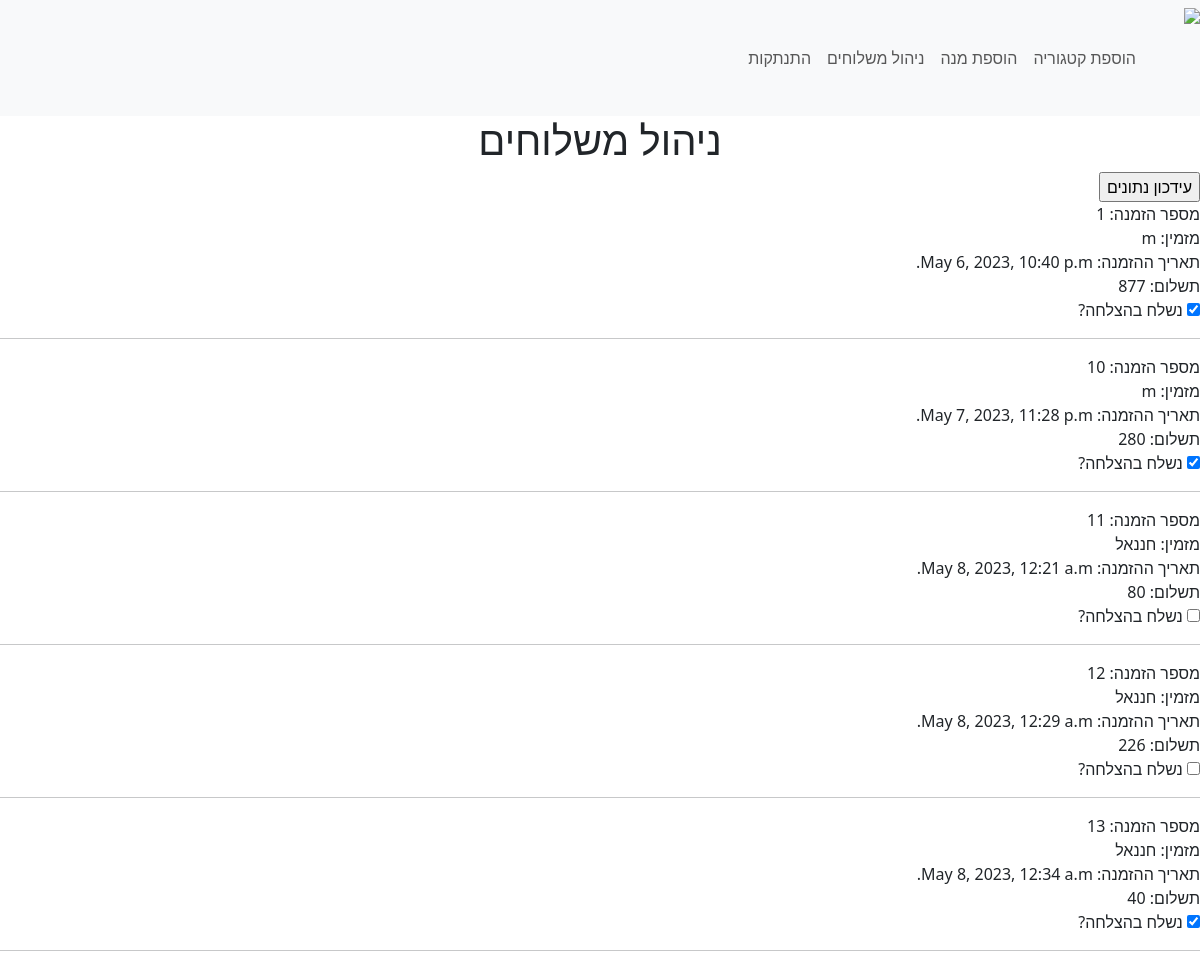
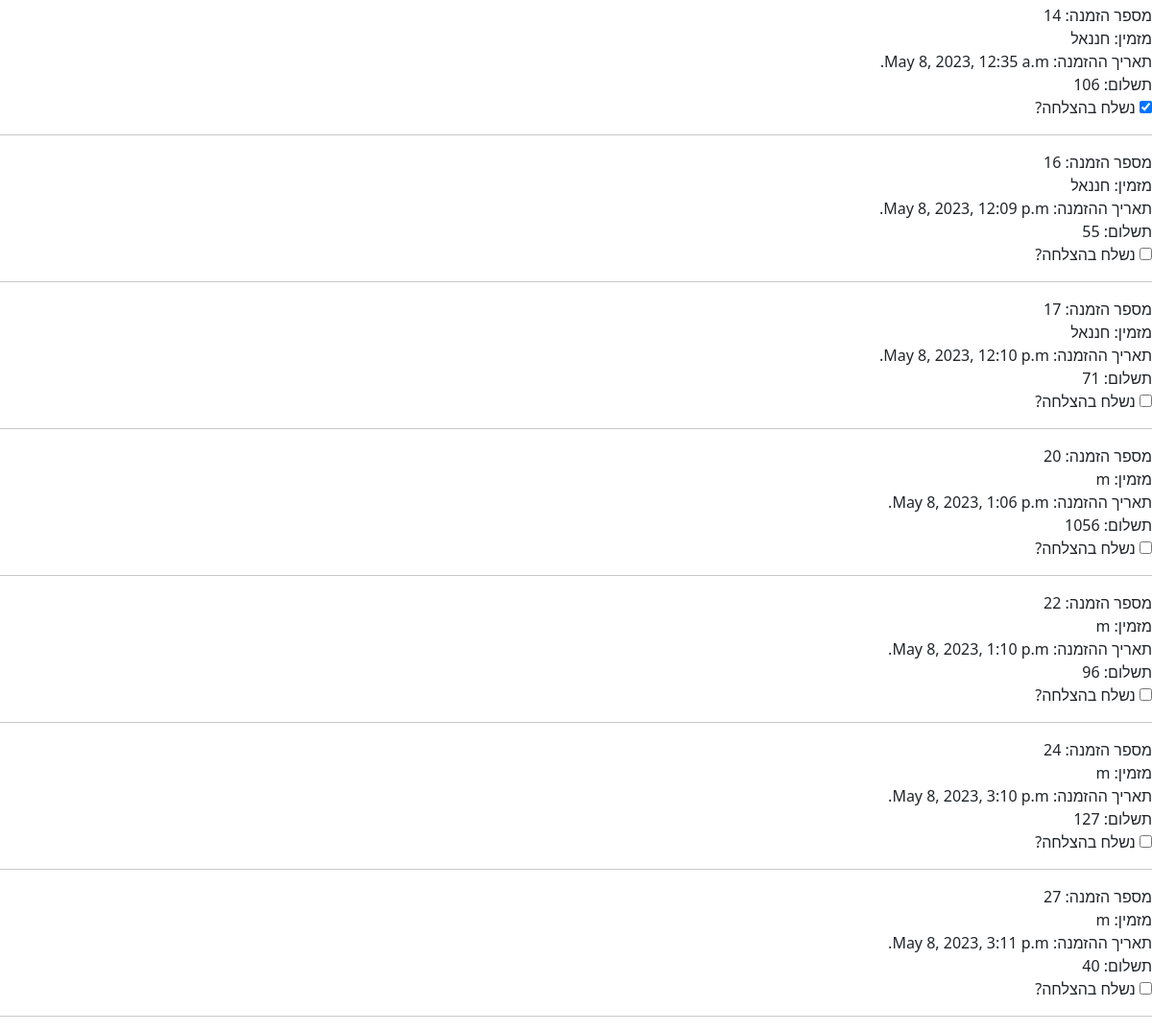
The page /delivery_manage/ (signed in) on the database its author committed (2 pictures, top to bottom).
### orders/models.py (models this page shows)
class Order(models.Model):
        order=models.OneToOneField(Cart, on_delete=models.CASCADE, primary_key=True)
        is_delivered=models.BooleanField(default=False)
        address=models.CharField(max_length=150)
        comment=models.TextField()
        created=models.DateTimeField(auto_now_add=True)

class Cart(models.Model):
        user=models.ForeignKey(User, on_delete=models.CASCADE)

### orders/views.py (the view, shortened to what this page needs)
# urls.py: path('delivery_manage/',views.delivery_manage,name='delivery_manage')
@login_required(login_url='admin_login')
def delivery_manage(request):
    orders = Order.objects.all()
    order_list = []
    for orderli in orders:
        cart_id = orderli.order.id
        items = Item.objects.filter(cart_id=cart_id)
        order_list.append({'order': orderli, 'payment': sum(x.amount * x.dish.price for x in items)})
    print(order_list)
    return render(request, 'delivery_manage.html', {'order_list': order_list})

### orders/templates/delivery_manage.html (shortened to what this page needs)
{%extends 'menu_manager.html'%}
{% block content%}
<form action="{% url 'delivery_manage' %}" method="POST" style="direction: rtl; border: 100%; background-color: white;"  >
    <h1 style="display: flex; justify-content: center;">ניהול משלוחים</h1>
    <input type="submit" value="עידכון נתונים">
    <br/>
{%for item in order_list%}
    <label> מספר הזמנה: </label>
    {{ item.order.pk }}
    <br/>
    <label> מזמין: </label>
    {{ item.order.order.user.first_name }}
    <br/>
    <label> תאריך ההזמנה: </label>
    {{ item.order.created }}
    <br/>
    <label> תשלום: </label>
    {{ item.payment }}
    <br/>
    {% if item.order.is_delivered %}
    <input name="{{ item.order.pk }}" type="checkbox" checked/>
    {% else %}
    <input name="{{ item.order.pk }}" type="checkbox" />
    {% endif %}
    <label> נשלח בהצלחה? </label>
    <br/>
    <hr>
{%endfor%}
</form>
{%endblock content%}

### templates/menu_manager.html (style rules this page uses)
body { background-image:url("https://datilishes.b-cdn.net/wp-content/uploads/2022/07/KARELA-09140.jpg") ; background-size: 100% }

### rows shown on the page
Order: order.pk "1", order.order.user.first_name "m", order.created "May 6, 2023, 10:40 p.m.", payment "877"
Order: order.pk "10", order.order.user.first_name "m", order.created "May 7, 2023, 11:28 p.m.", payment "280"
Order: order.pk "11", order.order.user.first_name "חננאל", order.created "May 8, 2023, 12:21 a.m.", payment "80"
Order: order.pk "12", order.order.user.first_name "חננאל", order.created "May 8, 2023, 12:29 a.m.", payment "226"
Order: order.pk "13", order.order.user.first_name "חננאל", order.created "May 8, 2023, 12:34 a.m.", payment "40"
Order: order.pk "14", order.order.user.first_name "חננאל", order.created "May 8, 2023, 12:35 a.m.", payment "106"
Order: order.pk "16", order.order.user.first_name "חננאל", order.created "May 8, 2023, 12:09 p.m.", payment "55"
Order: order.pk "17", order.order.user.first_name "חננאל", order.created "May 8, 2023, 12:10 p.m.", payment "71"
Order: order.pk "20", order.order.user.first_name "m", order.created "May 8, 2023, 1:06 p.m.", payment "1056"
Order: order.pk "22", order.order.user.first_name "m", order.created "May 8, 2023, 1:10 p.m.", payment "96"
Order: order.pk "24", order.order.user.first_name "m", order.created "May 8, 2023, 3:10 p.m.", payment "127"
Order: order.pk "27", order.order.user.first_name "m", order.created "May 8, 2023, 3:11 p.m.", payment "40"
